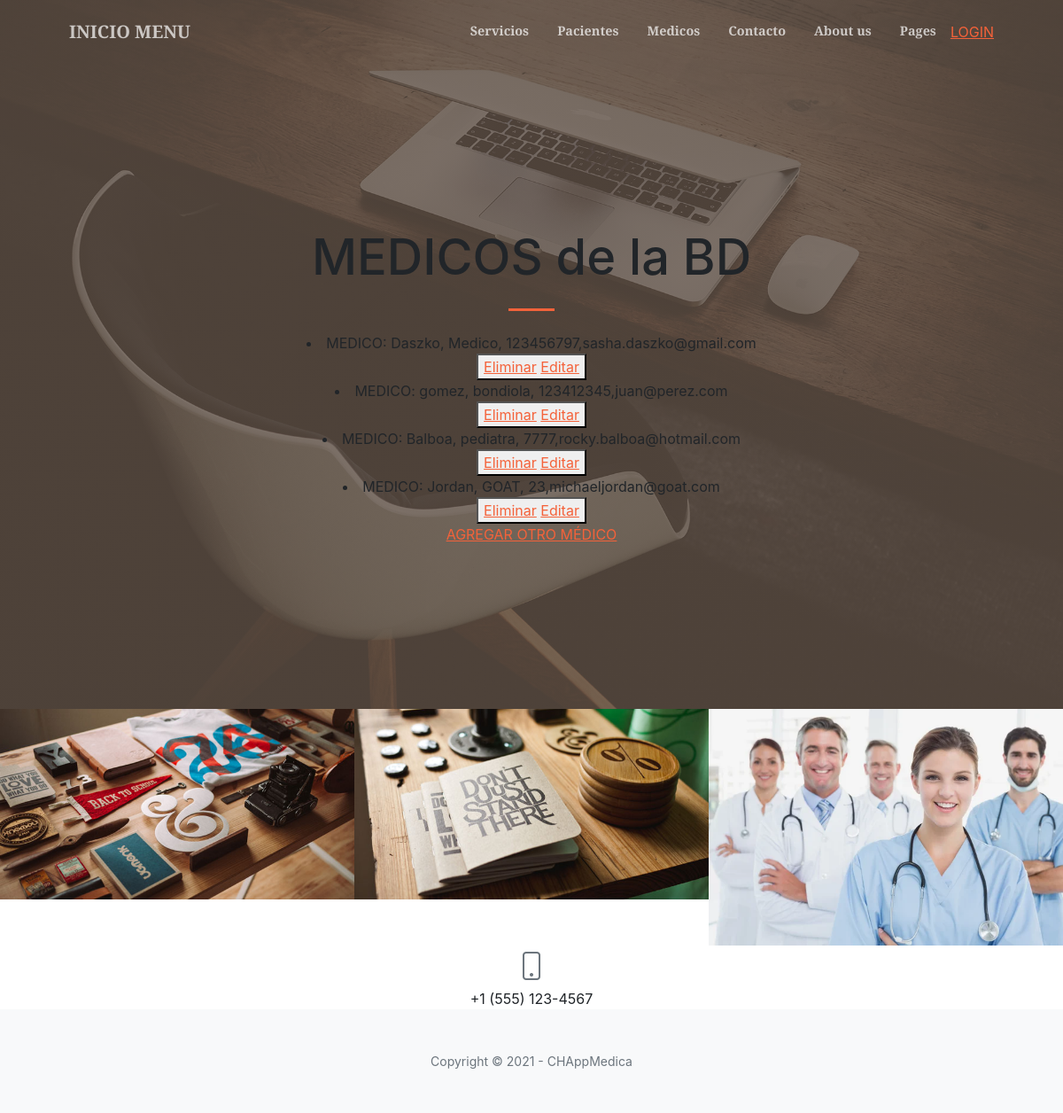
/AppMedica/leerMedicos, run on an earlier commit of the app's database.
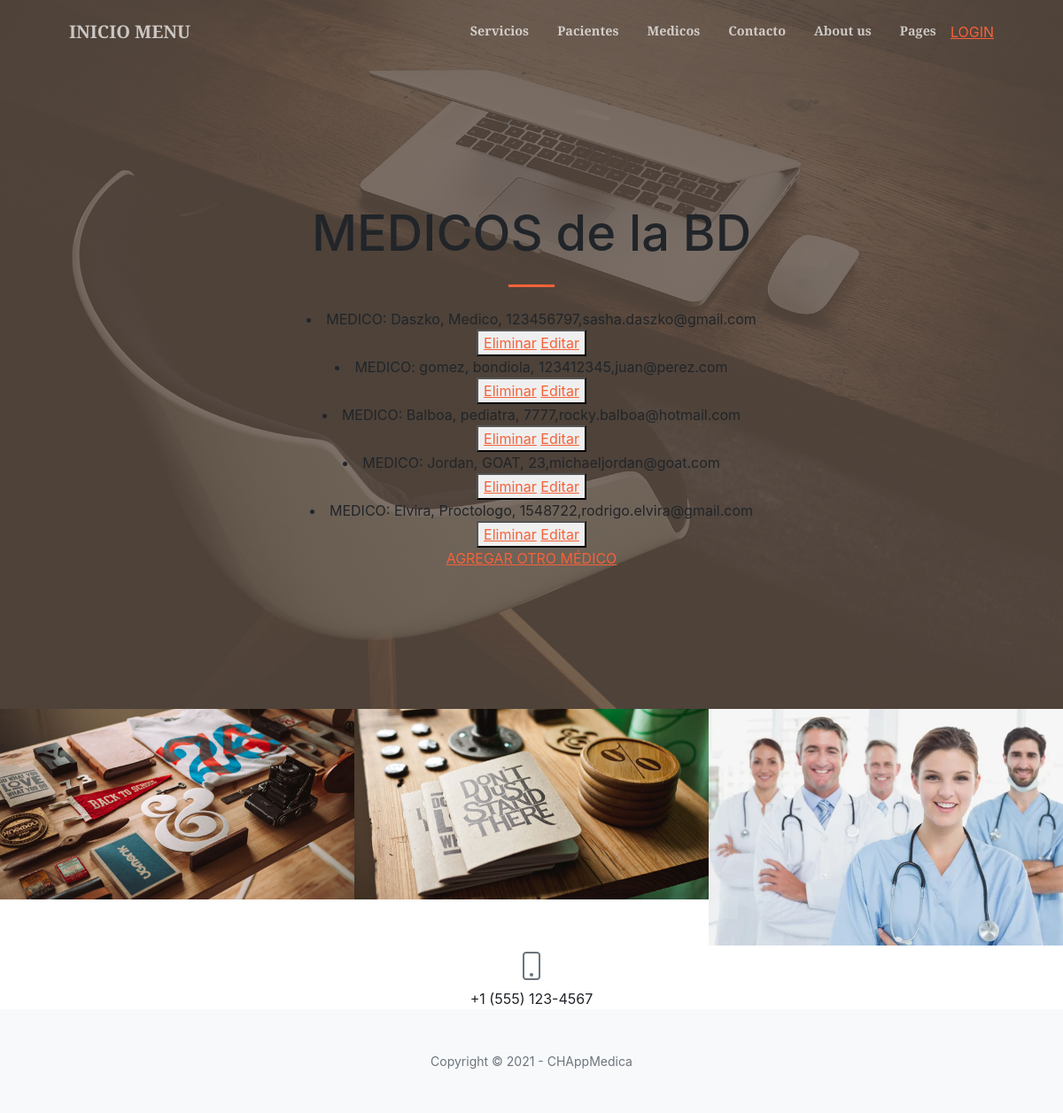
And on a later commit of the database.
### AppMedica/models.py (models this page shows)
class Medico(models.Model):
    apellido = models.CharField(max_length=40)
    especialidad = models.CharField(max_length=40)
    matricula = models.IntegerField()
    email = models.EmailField()
    def __str__(self):
        return f"{self.apellido}, {self.especialidad}, {self.matricula},{self.email}"

### AppMedica/views.py (the view)
# urls.py: path('leerMedicos', views.leerMedicos, name='LeerMedicos'),
def leerMedicos(request):
    medicos = Medico.objects.all()
    dir = {'medicos':medicos}
    return render(request,"AppMedica/leerMedicos.html",dir)

### AppMedica/templates/AppMedica/leerMedicos.html (shortened to what this page needs)
{% extends "AppMedica/padre.html" %}
{% load static %}
        {% block contenido %}
            <h1 class="mb-1">MEDICOS de la BD</h1>
        {% endblock %}
        {% block contenido2 %}
            {% for m in medicos %}
                <li>MEDICO:   {{ m }}  </li>
                <button>
                    <a href="{% url 'EliminarMedicos' m.matricula %}">Eliminar</a>
                    <a href="{% url 'EditarMedicos' m.matricula %}">Editar</a>
                </button>
                <br>
            {% endfor %}
            <a href="{% url 'MedicoFormulario'%}">AGREGAR OTRO MÉDICO </a>
        {% endblock %}

What changed in the data, as far as the page shows it:
added Medico: apellido+especialidad+matricula "Elvira, Proctologo, 1548722,rodrigo.elvira@gmail.com"
